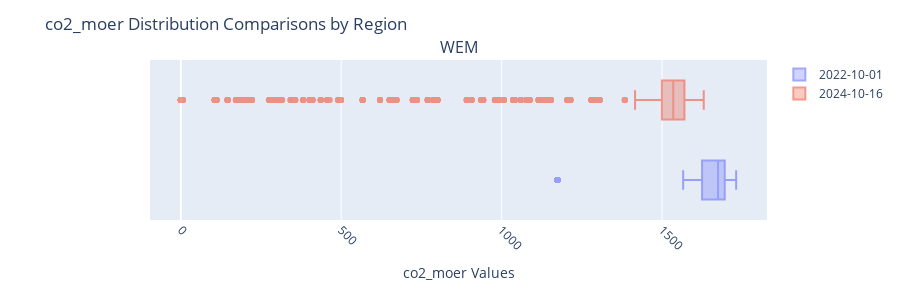

Notebook cell for this chart:
### Code cell
report.plot_distribution_moers(jobs)

### Figure 1 — Plotly figure (JSON) as saved in the notebook; plotly's stock layout.template omitted (floating-point values rounded to 4 significant figures; data arrays with more than 128 entries replaced by an {"elided": "..."} marker saying what was removed)
{"data": [{"name": "2022-10-01", "opacity": 0.6, "type": "box", "x": {"elided": "88634 float values"}, "xaxis": "x", "yaxis": "y"}, {"name": "2024-10-16", "opacity": 0.6, "type": "box", "x": {"elided": "104715 float values"}, "xaxis": "x", "yaxis": "y"}], "layout": {"annotations": [{"font": {"size": 16}, "showarrow": false, "text": "WEM", "x": 0.5, "xanchor": "center", "xref": "paper", "y": 1, "yanchor": "bottom", "yref": "paper"}], "height": 300, "margin": {"b": 80, "l": 150, "r": 20, "t": 60}, "showlegend": true, "title": {"text": "co2_moer Distribution Comparisons by Region"}, "xaxis": {"anchor": "y", "domain": [0, 1], "showgrid": true, "tickangle": 45, "title": {"text": "co2_moer Values"}, "type": "linear"}, "yaxis": {"anchor": "x", "domain": [0, 1], "showticklabels": false, "visible": false}}}
